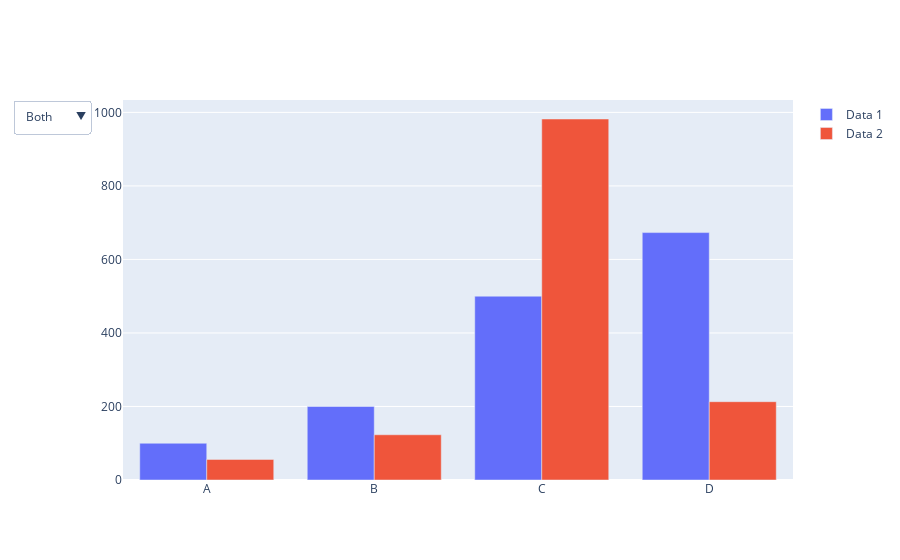

The notebook cell saved with this chart:
### Code cell
import plotly.graph_objects as px
import numpy
  
  
# creating random data through randomint
# function of numpy.random
np.random.seed(42)
  
random_x = np.random.randint(1, 101, 100)
random_y = np.random.randint(1, 101, 100)
  
x = ['A', 'B', 'C', 'D']
  
plot = px.Figure(data=[go.Bar(
    name='Data 1',
    x=x,
    y=[100, 200, 500, 673]
),
    go.Bar(
    name='Data 2',
    x=x,
    y=[56, 123, 982, 213]
)
])
  
  
# Add dropdown
plot.update_layout(
    updatemenus=[
        dict(
            active=0,
            buttons=list([
                dict(label="Both",
                     method="update",
                     args=[{"visible": [True, True]},
                           {"title": "Both"}]),
                dict(label="Data 1",
                     method="update",
                     args=[{"visible": [True, False]},
                           {"title": "Data 1",
                            }]),
                dict(label="Data 2",
                     method="update",
                     args=[{"visible": [False, True]},
                           {"title": "Data 2",
                            }]),
            ]),
        )
    ])
  
plot.show()

### Figure 1 — Plotly figure (JSON) as saved in the notebook; plotly's stock layout.template omitted (floating-point values rounded to 4 significant figures)
{"data": [{"name": "Data 1", "type": "bar", "x": ["A", "B", "C", "D"], "y": [100, 200, 500, 673]}, {"name": "Data 2", "type": "bar", "x": ["A", "B", "C", "D"], "y": [56, 123, 982, 213]}], "layout": {"updatemenus": [{"active": 0, "buttons": [{"args": [{"visible": [true, true]}, {"title": "Both"}], "label": "Both", "method": "update"}, {"args": [{"visible": [true, false]}, {"title": "Data 1"}], "label": "Data 1", "method": "update"}, {"args": [{"visible": [false, true]}, {"title": "Data 2"}], "label": "Data 2", "method": "update"}]}]}}
